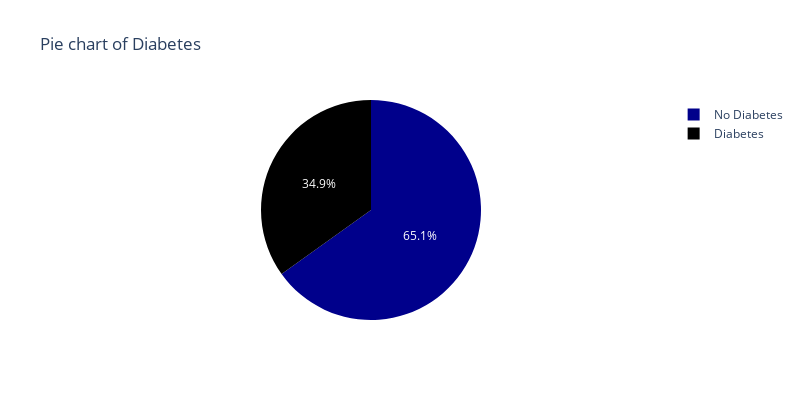

Notebook code cell kept with this figure:
### Code cell
list=["No Diabetes","Diabetes"]
d=ds["Outcome"].value_counts().tolist()
values = [d[0], d[1]]
fig = px.pie(values=ds['Outcome'].value_counts(), names=list , width=800, height=400, color_discrete_sequence=["darkblue","black"]
             ,title="Pie chart of Diabetes")
fig.show()

### Figure 1 — Plotly figure (JSON) as saved in the notebook; plotly's stock layout.template omitted (floating-point values rounded to 4 significant figures)
{"data": [{"domain": {"x": [0, 1], "y": [0, 1]}, "hovertemplate": "label=%{label}<br>value=%{value}<extra></extra>", "labels": ["No Diabetes", "Diabetes"], "legendgroup": "", "name": "", "showlegend": true, "type": "pie", "values": [500, 268]}], "layout": {"height": 400, "legend": {"tracegroupgap": 0}, "piecolorway": ["darkblue", "black"], "title": {"text": "Pie chart of Diabetes"}, "width": 800}}
